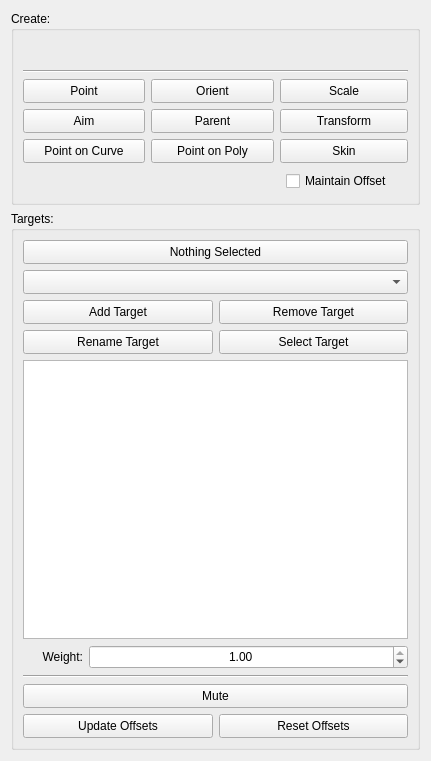
<?xml version="1.0" encoding="UTF-8"?>
<ui version="4.0">
 <class>QConstraintsTab</class>
 <widget class="QWidget" name="QConstraintsTab">
  <property name="geometry">
   <rect>
    <x>0</x>
    <y>0</y>
    <width>431</width>
    <height>761</height>
   </rect>
  </property>
  <property name="windowTitle">
   <string>Form</string>
  </property>
  <layout class="QVBoxLayout" name="verticalLayout_2">
   <item>
    <widget class="QGroupBox" name="createGroupBox">
     <property name="title">
      <string>Create:</string>
     </property>
     <layout class="QGridLayout" name="gridLayout">
      <item row="2" column="1">
       <widget class="QPushButton" name="pointPushButton">
        <property name="sizePolicy">
         <sizepolicy hsizetype="Expanding" vsizetype="Fixed">
          <horstretch>0</horstretch>
          <verstretch>0</verstretch>
         </sizepolicy>
        </property>
        <property name="minimumSize">
         <size>
          <width>0</width>
          <height>24</height>
         </size>
        </property>
        <property name="maximumSize">
         <size>
          <width>16777215</width>
          <height>24</height>
         </size>
        </property>
        <property name="whatsThis">
         <string>pointConstraint</string>
        </property>
        <property name="text">
         <string>Point</string>
        </property>
       </widget>
      </item>
      <item row="4" column="2">
       <widget class="QPushButton" name="parentPushButton">
        <property name="sizePolicy">
         <sizepolicy hsizetype="Expanding" vsizetype="Fixed">
          <horstretch>0</horstretch>
          <verstretch>0</verstretch>
         </sizepolicy>
        </property>
        <property name="minimumSize">
         <size>
          <width>0</width>
          <height>24</height>
         </size>
        </property>
        <property name="maximumSize">
         <size>
          <width>16777215</width>
          <height>24</height>
         </size>
        </property>
        <property name="whatsThis">
         <string>parentConstraint</string>
        </property>
        <property name="text">
         <string>Parent</string>
        </property>
       </widget>
      </item>
      <item row="0" column="1">
       <widget class="QXyzWidget" name="translateXYZWidget" native="true">
        <property name="sizePolicy">
         <sizepolicy hsizetype="Expanding" vsizetype="Fixed">
          <horstretch>0</horstretch>
          <verstretch>0</verstretch>
         </sizepolicy>
        </property>
        <property name="minimumSize">
         <size>
          <width>0</width>
          <height>24</height>
         </size>
        </property>
        <property name="maximumSize">
         <size>
          <width>16777215</width>
          <height>24</height>
         </size>
        </property>
       </widget>
      </item>
      <item row="1" column="1" colspan="4">
       <widget class="Line" name="line">
        <property name="orientation">
         <enum>Qt::Horizontal</enum>
        </property>
       </widget>
      </item>
      <item row="5" column="2">
       <widget class="QPushButton" name="pointOnPolyPushButton">
        <property name="sizePolicy">
         <sizepolicy hsizetype="Expanding" vsizetype="Fixed">
          <horstretch>0</horstretch>
          <verstretch>0</verstretch>
         </sizepolicy>
        </property>
        <property name="minimumSize">
         <size>
          <width>0</width>
          <height>24</height>
         </size>
        </property>
        <property name="maximumSize">
         <size>
          <width>16777215</width>
          <height>24</height>
         </size>
        </property>
        <property name="text">
         <string>Point on Poly</string>
        </property>
       </widget>
      </item>
      <item row="2" column="2">
       <widget class="QPushButton" name="orientPushButton">
        <property name="sizePolicy">
         <sizepolicy hsizetype="Expanding" vsizetype="Fixed">
          <horstretch>0</horstretch>
          <verstretch>0</verstretch>
         </sizepolicy>
        </property>
        <property name="minimumSize">
         <size>
          <width>0</width>
          <height>24</height>
         </size>
        </property>
        <property name="maximumSize">
         <size>
          <width>16777215</width>
          <height>24</height>
         </size>
        </property>
        <property name="whatsThis">
         <string>orientConstraint</string>
        </property>
        <property name="text">
         <string>Orient</string>
        </property>
       </widget>
      </item>
      <item row="4" column="1">
       <widget class="QPushButton" name="aimPushButton">
        <property name="sizePolicy">
         <sizepolicy hsizetype="Expanding" vsizetype="Fixed">
          <horstretch>0</horstretch>
          <verstretch>0</verstretch>
         </sizepolicy>
        </property>
        <property name="minimumSize">
         <size>
          <width>0</width>
          <height>24</height>
         </size>
        </property>
        <property name="maximumSize">
         <size>
          <width>16777215</width>
          <height>24</height>
         </size>
        </property>
        <property name="whatsThis">
         <string>aimConstraint</string>
        </property>
        <property name="text">
         <string>Aim</string>
        </property>
       </widget>
      </item>
      <item row="5" column="1">
       <widget class="QPushButton" name="pathPushButton">
        <property name="sizePolicy">
         <sizepolicy hsizetype="Expanding" vsizetype="Fixed">
          <horstretch>0</horstretch>
          <verstretch>0</verstretch>
         </sizepolicy>
        </property>
        <property name="minimumSize">
         <size>
          <width>0</width>
          <height>24</height>
         </size>
        </property>
        <property name="maximumSize">
         <size>
          <width>16777215</width>
          <height>24</height>
         </size>
        </property>
        <property name="text">
         <string>Point on Curve</string>
        </property>
       </widget>
      </item>
      <item row="2" column="3" colspan="2">
       <widget class="QPushButton" name="scalePushButton">
        <property name="sizePolicy">
         <sizepolicy hsizetype="Expanding" vsizetype="Fixed">
          <horstretch>0</horstretch>
          <verstretch>0</verstretch>
         </sizepolicy>
        </property>
        <property name="minimumSize">
         <size>
          <width>0</width>
          <height>24</height>
         </size>
        </property>
        <property name="maximumSize">
         <size>
          <width>16777215</width>
          <height>24</height>
         </size>
        </property>
        <property name="whatsThis">
         <string>scaleConstraint</string>
        </property>
        <property name="text">
         <string>Scale</string>
        </property>
       </widget>
      </item>
      <item row="4" column="3" colspan="2">
       <widget class="QPushButton" name="transformPushButton">
        <property name="sizePolicy">
         <sizepolicy hsizetype="Expanding" vsizetype="Fixed">
          <horstretch>0</horstretch>
          <verstretch>0</verstretch>
         </sizepolicy>
        </property>
        <property name="minimumSize">
         <size>
          <width>0</width>
          <height>24</height>
         </size>
        </property>
        <property name="maximumSize">
         <size>
          <width>16777215</width>
          <height>24</height>
         </size>
        </property>
        <property name="whatsThis">
         <string>transformConstraint</string>
        </property>
        <property name="text">
         <string>Transform</string>
        </property>
       </widget>
      </item>
      <item row="5" column="3" colspan="2">
       <widget class="QPushButton" name="skinPushButton">
        <property name="sizePolicy">
         <sizepolicy hsizetype="Expanding" vsizetype="Fixed">
          <horstretch>0</horstretch>
          <verstretch>0</verstretch>
         </sizepolicy>
        </property>
        <property name="minimumSize">
         <size>
          <width>0</width>
          <height>24</height>
         </size>
        </property>
        <property name="maximumSize">
         <size>
          <width>16777215</width>
          <height>24</height>
         </size>
        </property>
        <property name="text">
         <string>Skin</string>
        </property>
       </widget>
      </item>
      <item row="6" column="4">
       <widget class="QCheckBox" name="maintainOffsetCheckBox">
        <property name="sizePolicy">
         <sizepolicy hsizetype="Expanding" vsizetype="Fixed">
          <horstretch>0</horstretch>
          <verstretch>0</verstretch>
         </sizepolicy>
        </property>
        <property name="minimumSize">
         <size>
          <width>0</width>
          <height>24</height>
         </size>
        </property>
        <property name="maximumSize">
         <size>
          <width>16777215</width>
          <height>24</height>
         </size>
        </property>
        <property name="text">
         <string>Maintain Offset</string>
        </property>
       </widget>
      </item>
      <item row="0" column="3" colspan="2">
       <widget class="QXyzWidget" name="scaleXYZWidget" native="true">
        <property name="sizePolicy">
         <sizepolicy hsizetype="Expanding" vsizetype="Fixed">
          <horstretch>0</horstretch>
          <verstretch>0</verstretch>
         </sizepolicy>
        </property>
        <property name="minimumSize">
         <size>
          <width>0</width>
          <height>24</height>
         </size>
        </property>
        <property name="maximumSize">
         <size>
          <width>16777215</width>
          <height>24</height>
         </size>
        </property>
       </widget>
      </item>
      <item row="0" column="2">
       <widget class="QXyzWidget" name="rotateXYZWidget" native="true">
        <property name="sizePolicy">
         <sizepolicy hsizetype="Expanding" vsizetype="Fixed">
          <horstretch>0</horstretch>
          <verstretch>0</verstretch>
         </sizepolicy>
        </property>
        <property name="minimumSize">
         <size>
          <width>0</width>
          <height>24</height>
         </size>
        </property>
        <property name="maximumSize">
         <size>
          <width>16777215</width>
          <height>24</height>
         </size>
        </property>
       </widget>
      </item>
     </layout>
    </widget>
   </item>
   <item>
    <widget class="QGroupBox" name="targetsGroupBox">
     <property name="title">
      <string>Targets:</string>
     </property>
     <layout class="QGridLayout" name="gridLayout_3">
      <item row="8" column="1">
       <widget class="QPushButton" name="resetOffsetsPushButton">
        <property name="sizePolicy">
         <sizepolicy hsizetype="Expanding" vsizetype="Fixed">
          <horstretch>0</horstretch>
          <verstretch>0</verstretch>
         </sizepolicy>
        </property>
        <property name="minimumSize">
         <size>
          <width>0</width>
          <height>24</height>
         </size>
        </property>
        <property name="maximumSize">
         <size>
          <width>16777215</width>
          <height>24</height>
         </size>
        </property>
        <property name="text">
         <string>Reset Offsets</string>
        </property>
       </widget>
      </item>
      <item row="8" column="0">
       <widget class="QPushButton" name="updateOffsetsPushButton">
        <property name="sizePolicy">
         <sizepolicy hsizetype="Expanding" vsizetype="Fixed">
          <horstretch>0</horstretch>
          <verstretch>0</verstretch>
         </sizepolicy>
        </property>
        <property name="minimumSize">
         <size>
          <width>0</width>
          <height>24</height>
         </size>
        </property>
        <property name="maximumSize">
         <size>
          <width>16777215</width>
          <height>24</height>
         </size>
        </property>
        <property name="text">
         <string>Update Offsets</string>
        </property>
       </widget>
      </item>
      <item row="1" column="0" colspan="2">
       <widget class="QComboBox" name="constraintComboBox">
        <property name="minimumSize">
         <size>
          <width>0</width>
          <height>24</height>
         </size>
        </property>
        <property name="maximumSize">
         <size>
          <width>16777215</width>
          <height>24</height>
         </size>
        </property>
        <property name="styleSheet">
         <string notr="true">QComboBox::item { height: 24px; }</string>
        </property>
       </widget>
      </item>
      <item row="5" column="0" colspan="2">
       <widget class="QWidget" name="weightWidget" native="true">
        <property name="sizePolicy">
         <sizepolicy hsizetype="Expanding" vsizetype="Fixed">
          <horstretch>0</horstretch>
          <verstretch>0</verstretch>
         </sizepolicy>
        </property>
        <property name="minimumSize">
         <size>
          <width>0</width>
          <height>24</height>
         </size>
        </property>
        <property name="maximumSize">
         <size>
          <width>16777215</width>
          <height>24</height>
         </size>
        </property>
        <layout class="QHBoxLayout" name="horizontalLayout_2">
         <property name="leftMargin">
          <number>0</number>
         </property>
         <property name="topMargin">
          <number>0</number>
         </property>
         <property name="rightMargin">
          <number>0</number>
         </property>
         <property name="bottomMargin">
          <number>0</number>
         </property>
         <item>
          <widget class="QLabel" name="weightLabel">
           <property name="sizePolicy">
            <sizepolicy hsizetype="Fixed" vsizetype="Preferred">
             <horstretch>0</horstretch>
             <verstretch>0</verstretch>
            </sizepolicy>
           </property>
           <property name="minimumSize">
            <size>
             <width>60</width>
             <height>0</height>
            </size>
           </property>
           <property name="maximumSize">
            <size>
             <width>60</width>
             <height>16777215</height>
            </size>
           </property>
           <property name="text">
            <string>Weight:</string>
           </property>
           <property name="alignment">
            <set>Qt::AlignRight|Qt::AlignTrailing|Qt::AlignVCenter</set>
           </property>
          </widget>
         </item>
         <item>
          <widget class="QDoubleSpinBox" name="weightSpinBox">
           <property name="sizePolicy">
            <sizepolicy hsizetype="Expanding" vsizetype="Preferred">
             <horstretch>0</horstretch>
             <verstretch>0</verstretch>
            </sizepolicy>
           </property>
           <property name="alignment">
            <set>Qt::AlignCenter</set>
           </property>
           <property name="maximum">
            <double>1.000000000000000</double>
           </property>
           <property name="value">
            <double>1.000000000000000</double>
           </property>
          </widget>
         </item>
        </layout>
       </widget>
      </item>
      <item row="2" column="1">
       <widget class="QPushButton" name="removeTargetPushButton">
        <property name="sizePolicy">
         <sizepolicy hsizetype="Expanding" vsizetype="Fixed">
          <horstretch>0</horstretch>
          <verstretch>0</verstretch>
         </sizepolicy>
        </property>
        <property name="minimumSize">
         <size>
          <width>0</width>
          <height>24</height>
         </size>
        </property>
        <property name="maximumSize">
         <size>
          <width>16777215</width>
          <height>24</height>
         </size>
        </property>
        <property name="text">
         <string>Remove Target</string>
        </property>
       </widget>
      </item>
      <item row="7" column="0" colspan="2">
       <widget class="QPushButton" name="mutePushButton">
        <property name="sizePolicy">
         <sizepolicy hsizetype="Expanding" vsizetype="Fixed">
          <horstretch>0</horstretch>
          <verstretch>0</verstretch>
         </sizepolicy>
        </property>
        <property name="minimumSize">
         <size>
          <width>0</width>
          <height>24</height>
         </size>
        </property>
        <property name="maximumSize">
         <size>
          <width>16777215</width>
          <height>24</height>
         </size>
        </property>
        <property name="text">
         <string>Mute</string>
        </property>
        <property name="checkable">
         <bool>true</bool>
        </property>
       </widget>
      </item>
      <item row="3" column="1">
       <widget class="QPushButton" name="selectTargetPushButton">
        <property name="sizePolicy">
         <sizepolicy hsizetype="Expanding" vsizetype="Fixed">
          <horstretch>0</horstretch>
          <verstretch>0</verstretch>
         </sizepolicy>
        </property>
        <property name="minimumSize">
         <size>
          <width>0</width>
          <height>24</height>
         </size>
        </property>
        <property name="maximumSize">
         <size>
          <width>16777215</width>
          <height>24</height>
         </size>
        </property>
        <property name="text">
         <string>Select Target</string>
        </property>
       </widget>
      </item>
      <item row="4" column="0" colspan="2">
       <widget class="QTableView" name="targetTableView">
        <property name="styleSheet">
         <string notr="true">QTableView::item { height: 24px; }</string>
        </property>
        <property name="editTriggers">
         <set>QAbstractItemView::NoEditTriggers</set>
        </property>
        <property name="alternatingRowColors">
         <bool>true</bool>
        </property>
        <property name="selectionMode">
         <enum>QAbstractItemView::SingleSelection</enum>
        </property>
        <property name="selectionBehavior">
         <enum>QAbstractItemView::SelectRows</enum>
        </property>
        <attribute name="horizontalHeaderMinimumSectionSize">
         <number>24</number>
        </attribute>
        <attribute name="horizontalHeaderStretchLastSection">
         <bool>true</bool>
        </attribute>
        <attribute name="verticalHeaderCascadingSectionResizes">
         <bool>true</bool>
        </attribute>
        <attribute name="verticalHeaderMinimumSectionSize">
         <number>24</number>
        </attribute>
        <attribute name="verticalHeaderDefaultSectionSize">
         <number>24</number>
        </attribute>
        <attribute name="verticalHeaderStretchLastSection">
         <bool>false</bool>
        </attribute>
       </widget>
      </item>
      <item row="6" column="0" colspan="2">
       <widget class="Line" name="line_2">
        <property name="orientation">
         <enum>Qt::Horizontal</enum>
        </property>
       </widget>
      </item>
      <item row="3" column="0">
       <widget class="QPushButton" name="renameTargetPushButton">
        <property name="sizePolicy">
         <sizepolicy hsizetype="Expanding" vsizetype="Fixed">
          <horstretch>0</horstretch>
          <verstretch>0</verstretch>
         </sizepolicy>
        </property>
        <property name="minimumSize">
         <size>
          <width>0</width>
          <height>24</height>
         </size>
        </property>
        <property name="maximumSize">
         <size>
          <width>16777215</width>
          <height>24</height>
         </size>
        </property>
        <property name="text">
         <string>Rename Target</string>
        </property>
       </widget>
      </item>
      <item row="2" column="0">
       <widget class="QPushButton" name="addTargetPushButton">
        <property name="sizePolicy">
         <sizepolicy hsizetype="Expanding" vsizetype="Fixed">
          <horstretch>0</horstretch>
          <verstretch>0</verstretch>
         </sizepolicy>
        </property>
        <property name="minimumSize">
         <size>
          <width>0</width>
          <height>24</height>
         </size>
        </property>
        <property name="maximumSize">
         <size>
          <width>16777215</width>
          <height>24</height>
         </size>
        </property>
        <property name="text">
         <string>Add Target</string>
        </property>
       </widget>
      </item>
      <item row="0" column="0" colspan="2">
       <widget class="QPushButton" name="editPushButton">
        <property name="sizePolicy">
         <sizepolicy hsizetype="Minimum" vsizetype="Fixed">
          <horstretch>0</horstretch>
          <verstretch>24</verstretch>
         </sizepolicy>
        </property>
        <property name="minimumSize">
         <size>
          <width>0</width>
          <height>24</height>
         </size>
        </property>
        <property name="text">
         <string>Nothing Selected</string>
        </property>
        <property name="checkable">
         <bool>true</bool>
        </property>
       </widget>
      </item>
     </layout>
    </widget>
   </item>
  </layout>
 </widget>
 <customwidgets>
  <customwidget>
   <class>QXyzWidget</class>
   <extends>QWidget</extends>
   <header>dcc/ui/qxyzwidget.h</header>
   <container>1</container>
  </customwidget>
 </customwidgets>
 <resources/>
 <connections/>
</ui>
